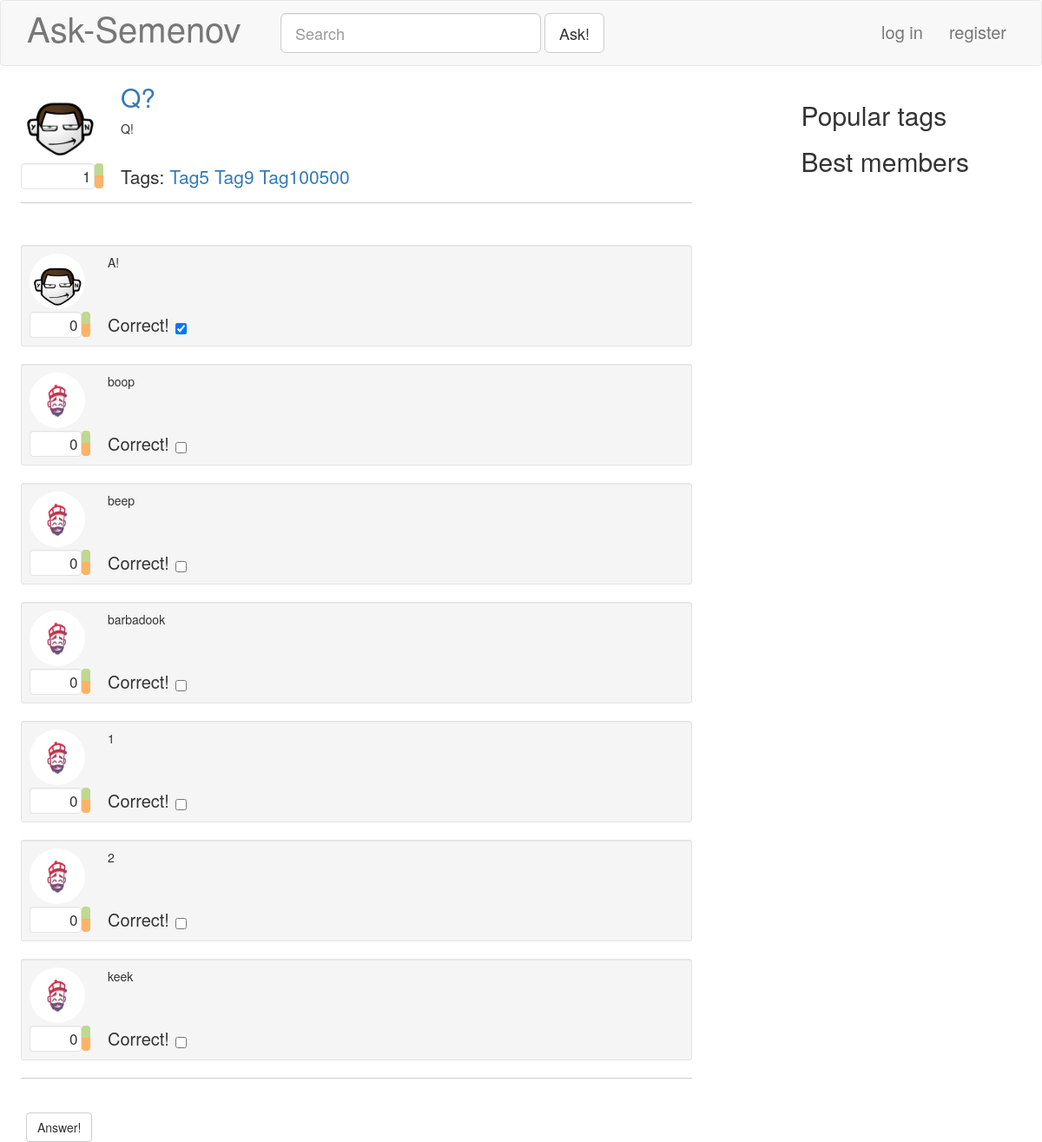
The app's page /question/102/, older data.
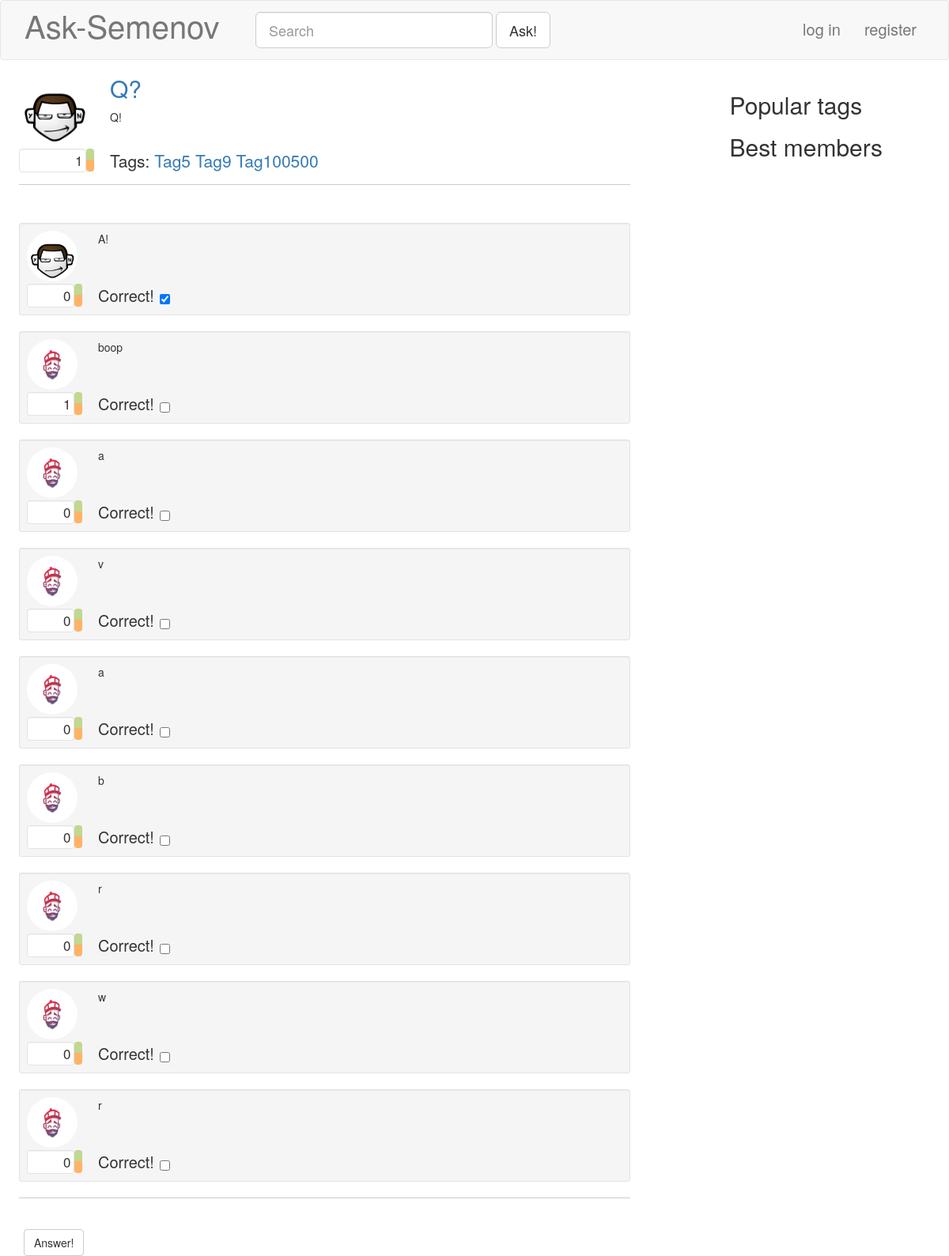
The same page, newer data.
### blog/models.py (models this page shows, shortened)
class Question( models.Model ):
	caption = models.CharField( null = False, blank = False, max_length = 100 )
	rating = models.IntegerField( null = False, default = 0 )
	text = models.TextField( null = False, blank = False )
	tags = models.ManyToManyField( 'Tag' )
	postDate = models.DateTimeField( null = False, blank = True, auto_now_add = True )
	author = models.ForeignKey( 'Profile', null = False, blank = False, on_delete = models.CASCADE )
	objects = QuestionManager()
	def answersList( self ):
		return self.answer_set.order_by( '-correct', '-rating' )
	class Meta:
		verbose_name = "Вопрос"
		verbose_name_plural = "Вопросы"

class Profile( models.Model ):
	user = models.OneToOneField( User, null = False, blank = False, on_delete = models.CASCADE )
	nickname = models.TextField( null = False, blank = False, max_length = 30 )
	image = models.ImageField( null = False, blank = True, upload_to = '', default = 'dummy.png', max_length = 100 )
	rating = models.IntegerField( null = False, default = 0 )
	objects = ProfileManager()
	class Meta:
		verbose_name = "Профиль"
		verbose_name_plural = "Профили"

class Tag( models.Model ):
	caption = models.CharField( unique = True, null = False, blank = False, max_length = 20 )
	objects = TagManager()
	def __str__( self ):
		return str( self.caption )
	class Meta:
		verbose_name = "Тэг"
		verbose_name_plural = "Тэги"

class Answer( models.Model ):
	rating = models.IntegerField( null = False, default = 0 )
	text = models.TextField( null = False, blank = False )
	correct = models.BooleanField( null = False, blank = False, default = False )
	question = models.ForeignKey( 'Question', null = False, blank = False, on_delete = models.CASCADE )
	postDate = models.DateTimeField( null = False, blank = True, auto_now_add = True )
	author = models.ForeignKey( 'Profile', null = False, blank = False, on_delete = models.CASCADE )
	class Meta:
		verbose_name = "Ответ"
		verbose_name_plural = "Ответы"

### blog/views.py (the view)
# urls.py: url(r'^question/(?P<questionID>\d+)/$', blogViews.answer, name="answer"),
def answer( request, questionID=None ):
	currentQuestion = get_object_or_404( Question, id = questionID )
	if ( request.method == 'POST' ):
		form = blogForms.AnswerForm( request.POST )
		if ( not request.user.is_authenticated ):
			form.add_error( None, 'You must be logged in to post answers' )
		if ( form.is_valid() ):
			newAnswer = form.save( currentQuestion, Profile.objects.get_by_login( request.user.username ) )
			anchor = '#answer' + str( newAnswer.id )
			response = requests.post( 'http://asksemenov.com/publish-answers/',
				params = { 'cid' : 5 },
				data = json.dumps( { 'answer': render_to_string( 'singleanswer.html', { 'answer': newAnswer } ) } )
				)
			anchor = '#answer' + str( newAnswer.id )
			return HttpResponseRedirect( '/question/' + questionID + '/' + anchor )
	else:
		form = blogForms.AnswerForm()
	result = makeBase( request )
	result[ 'form' ] = form
	result[ 'question' ] = currentQuestion
	return render( request, 'answer.html', result )

### blog/views.py (called while the page is built)
def makeBase( request ):
	result = {
		'hotTags': cache.get( 'popular_tags' ),
		'bestMembers': cache.get( 'best_members' ),
	}
	if ( request.user.is_authenticated ):
		result[ 'profile' ] = Profile.objects.get_by_login( request.user.username )
	else:
		result[ 'profile' ] = None
	return result

### templates/answer.html (shortened to what this page needs)
{% extends "base.html" %}
{% load static %}
{% block extras %}
<link rel="stylesheet" href="{% static "css/answer.css" %}">
<link rel="stylesheet" href="{% static "css/forms.css" %}">
{% endblock %}
{% block customContent %}
<div class="container-fluid">
	<div id="question{{ question.id }}" class="container-fluid col-md-11 ask-container ask-bottomBordered ask-bigQuestion">
		<div class="media">
			<div class="media-left ask-questionUserBlock">
				<a href="#">
					<img class="media-object img-circle ask-bigQuestionProfileImage" src="{{ question.author.image.url }}">
				</a>
				<div class="ask-questionRatingBlock">
					<div id="qrf{{ question.id }}" class="well pull-left text-right ask-questionRatingField">
						{{ question.rating }}
					</div>
					<div id="qrbg{{ question.id }}" class="btn-group-vertical pull-left ask-questionRatingButtonsGroup" role="group">
							<button type="button" class="btn ask-ratingButton ask-ratingUpButton"></button>
							<button type="button" class="btn ask-ratingButton ask-ratingDownButton"></button>
					</div>
				</div>
			</div>
			<div class="media-right ask-questionQuestionBlock">
				<h2 class="ask-questionCaption"><a href="#"> {{ question.caption|title }}</a></h2>
				<div><p>{{ question.text }}</p></div><br>
				<div class="ask-questionBottomLine">
					<span class="lead ask-questionTags">
						Tags:
					{% for tag in question.tags.all %}
					{% url 'taggedQuestions' tag as taggedQuestionsURL %}
						<a href="{{ taggedQuestionsURL }}">{{ tag }}</a>
					{% endfor %}
					</span>
				</div>
			</div>
		</div>
	</div>
	<div class="container-fluid col-md-11 ask-container ask-bottomBordered">
	{% for answer in question.answersList %}
	{% include "singleanswer.html" %}
	{% endfor %}
	</div>
	<form id="answerForm" class="col-md-11 ask-formContainer" enctype="multipart/form-data" method="post">
		<button type="submit" class="btn btn-default">Answer!</button>
	</form>
</div>
{% endblock %}

### templates/base.html (shortened to what this page needs)
{% load static %}
<!DOCTYPE html>
<html>
	<head>
		<link rel="stylesheet" href="{% static "css/bootstrap.min.css" %}">
		<link rel="stylesheet" href="{% static "css/base.css" %}">
		{% block extras %}{% endblock %}
	</head>
	<body>
		<nav class="navbar navbar-default ask-navbar">
			<div class="container-fluid">
				<div class="navbar-header col-md-3">
		      		{% url 'mainPage' as mainPageURL %}
					<a class="navbar-brand ask-navbarBrand" href="{{ mainPageURL }}">Ask-Semenov</a>
				</div>
				<div class="collapse navbar-collapse">
					{% url 'askQuestion' as askURL %}
					<form class="navbar-form navbar-left" role="search" action="{{ askURL }}">
						<div class="form-group">
							<input id="ask-mainSearchField" class="form-control input-lg" type="text"  placeholder="Search">
						</div>
						<button type="submit" class="btn btn-lg btn-default">Ask!</button>
					</form>
				{% if profile %}
					<ul class="nav navbar-nav navbar-right">
						<li class="pull-right">
							<div class="media">
								<div class="media-left media-middle">
									<a class="navbar-link" href="#">
										<img id="ask-profilePicture" class="media-object img-circle" src="{{ profile.image.url }}">
									</a>
								</div>
								<div class="media-right">
									<h4> {{ profile.nickname }}</h4>
									<div>
										{% url 'settings' as settingsURL %}
										<a href="{{ settingsURL }}">Settings</a>
										{% url 'logout' as logoutURL %}
										<a href="{{ logoutURL }}">Log out</a>
									</div>
								</div>
							</div>
						</li>
					</ul>
				{% else %}
					<ul class="nav navbar-nav navbar-right ask-navbarLoginSection">
						<li>
							{% url 'login' as loginURL %}
							<a href="{{ loginURL }}">log in</a>
						</li>
						<li>
							{% url 'signup' as signupURL %}
							<a href="{{ signupURL }}">register</a>
						</li>
					</ul>
				{% endif %}
				</div>
			</div>
		</nav>
		<div class="row">
			<div class="container col-md-9">
			{% block customContent %}{% endblock %}
			</div>
			<div class="col-md-3 ask-rightColumn">
				<div class="ask-tagsBlock">
					<h2>Popular tags</h2>
				</div>
				<div class="ask-bestMembersBlock">
					<h2>Best members</h2>
				</div>
			</div>
		</div>
	</body>
</html>

### templates/singleanswer.html
{% load static %}
<div id="answer{{ answer.id }}" class="well well-sm ask-answer ask-container">
	<div class="media">
		<div class="media-left ask-answerUserBlock">
			<a href="#">
				<img class="media-object img-circle ask-answerProfileImage" src="{{ answer.author.image.url }}">
			</a>
			<div class="ask-answerRatingBlock">
				<div id="arf{{ answer.id }}" class="well pull-left text-right ask-answerRatingField">
					{{ answer.rating }}
				</div>
				<div id="arbg{{ answer.id }}" class="btn-group-vertical pull-left ask-answerRatingButtonsGroup" role="group">
						<button type="button" class="btn ask-ratingButton ask-ratingUpButton"></button>
						<button type="button" class="btn ask-ratingButton ask-ratingDownButton"></button>
				</div>
			</div>
		</div>
		<div class="media-right ask-answerAnswerBlock">
			<div><p>{{ answer.text }}</p></div><br>
			<div id="abl{{ answer.id }}" class="ask-answerBottomLine">
				<div class="checkbox">
				  <label>Correct!<input id="cacb{{ answer.id }}" type="checkbox" value="" {% if answer.correct %}checked{% endif %}></label>
				</div>
			</div>
		</div>
	</div>
</div>

### static/css/base.css (style rules this page uses)
.html, body { height: 100%; }
.ask-navbar { margin-bottom: 0px; padding-top: 6px; padding-bottom: 6px; }
.ask-navbarBrand { font-size: 40px; }
#ask-mainSearchField { width: 300px; }
.ask-navbarLoginSection { padding-top: 5px; padding-right: 10px; font-size: 20px; }
.ask-rightColumn { margin-top: 20px; padding-right: 50px; }

### static/css/answer.css (style rules this page uses)
.ask-bottomBordered:after { content: ""; display: block; border-bottom: 1px solid #ccc; margin-top: 15px; margin-bottom: 10px; }
.ask-container { margin-top: 10px; padding: 9px; }
.ask-bigQuestionProfileImage { width: 64px; height: 64px; }
.ask-questionUserBlock img { height: 90px; width: 90px; }
.ask-questionRatingBlock { margin-top: 3px; width:95px; height: 30px; }
.ask-questionRatingField { min-height: 0px; width: 89%; height: 100%; margin: 0px; padding: 2px 3px; font-size: 17px; background-color: white; }
.ask-questionRatingButtonsGroup { width: 11%; height: 100%; }
.ask-ratingButton { width: 100%; height: 50%; margin: 0px; padding: 0px; }
.ask-ratingUpButton { background-color: #c0d890; }
.ask-ratingDownButton { background-color: #ffb366; }
.ask-questionQuestionBlock { position: relative; padding-bottom: 9px; padding-right: 15px; width:100%; }
.ask-questionCaption { margin-top: 0px; }
.ask-questionBottomLine { position: absolute; width: 95%; bottom: 0px; }
.ask-questionBottomLine > .lead { margin-bottom: 0px; }
.ask-answerProfileImage { width: 64px; height: 64px; }
.ask-answerRatingBlock { margin-top: 3px; width:70px; height: 30px; }
.ask-answerRatingField { min-height: 0px; width: 85%; height: 100%; margin: 0px; padding: 2px 3px; font-size: 17px; background-color: white; }
.ask-answerRatingButtonsGroup { width: 15%; height: 100%; }
.ask-answerAnswerBlock { position: relative; padding-bottom: 9px; padding-right: 15px; width:100%; }
.ask-answerBottomLine { position: absolute; width: 95%; bottom: 0px; }
.ask-answerBottomLine > .checkbox { margin: 0px; font-size: 20px; }
.ask-answerBottomLine > .checkbox > label { padding: 0px; }
.ask-answerBottomLine > .checkbox > label > input { position: relative; margin-left: 10px; top: 2.5px; left: -3px; }

### static/css/forms.css (style rules this page uses)
.ask-formContainer { margin-top: 20px; }

Row changes from the older to the newer data that the page shows:
removed Answer: author.image (picture), rating "0", text "boop"
removed Answer: author.image (picture), rating "0", text "beep"
removed Answer: author.image (picture), rating "0", text "barbadook"
removed Answer: author.image (picture), rating "0", text "1"
removed Answer: author.image (picture), rating "0", text "2"
removed Answer: author.image (picture), rating "0", text "keek"
added Answer: author.image (picture), rating "1", text "boop"
added Answer: author.image (picture), rating "0", text "a"
added Answer: author.image (picture), rating "0", text "v"
added Answer: author.image (picture), rating "0", text "a"
added Answer: author.image (picture), rating "0", text "b"
added Answer: author.image (picture), rating "0", text "r"
added Answer: author.image (picture), rating "0", text "w"
added Answer: author.image (picture), rating "0", text "r"
